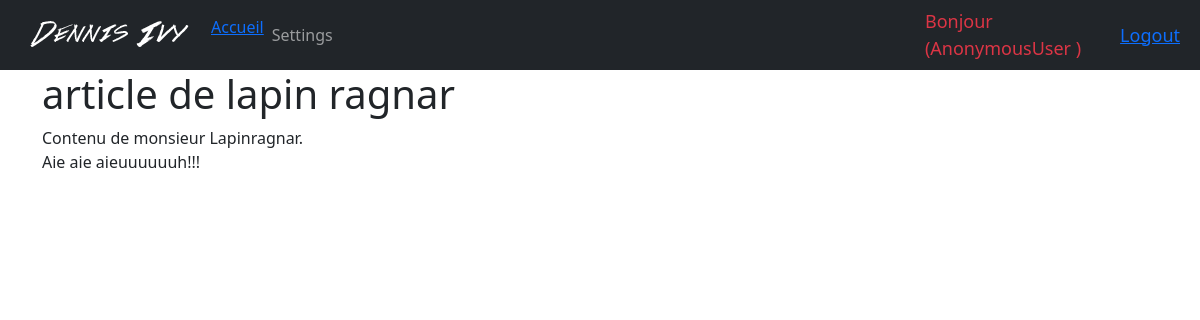
Screenshot of /blog/article-de-lapin-ragnar/ with the database file from the repository.
### posts/models.py (models this page shows, shortened)
class BlogPost(models.Model):
    title = models.CharField(max_length=255, unique=True, verbose_name="Titre")
    slug = models.SlugField(max_length=255, unique=True, blank=True)
    author = models.ForeignKey(User, on_delete=models.SET_NULL, null=True, blank=True)
    last_updated = models.DateTimeField(auto_now_add=True)
    created_on = models.DateField(blank=True, null=True, auto_now_add=True)
    published = models.BooleanField(default=False, verbose_name="Publié")
    content = models.TextField(blank=True, verbose_name="Contenu")
    class Meta:
        verbose_name = "Article"

### posts/views.py (the view)
# urls.py: path('<str:slug>/', BlogPostDetail.as_view(), name="post"),
class BlogPostDetail(DetailView):
    model = BlogPost
    context_object_name = "post"

### templates/posts/blogpost_detail.html (shortened to what this page needs)
{% extends 'posts/base.html' %}
{% block content %}
    <article>
        <h1>{{ post.title }}</h1>
        <div>{{ post.content|linebreaks|safe }}</div>
    </article>
{% endblock %}

### rows the page displays
BlogPost: title "article de lapin ragnar", content "Contenu de monsieur Lapinragnar. Aie aie aieuuuuuuh!!!"

### other values shown
{{ request.user }} "AnonymousUser"
